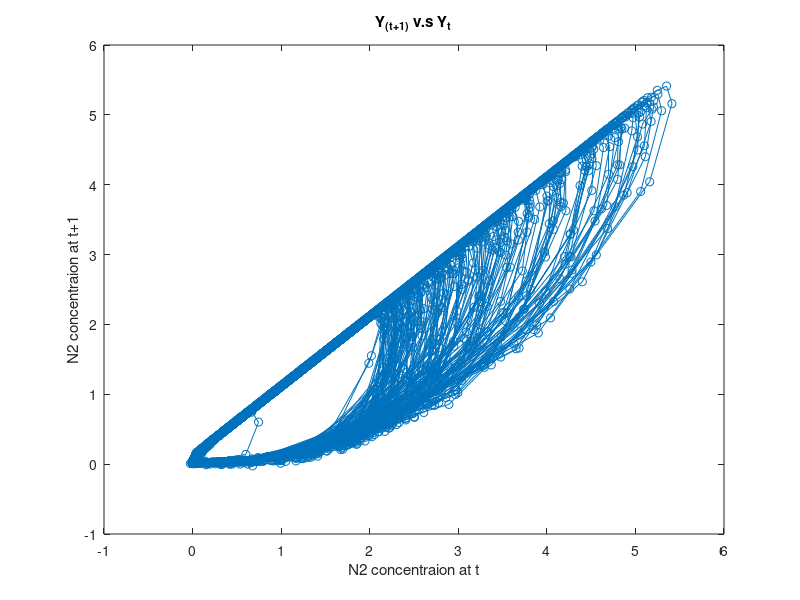
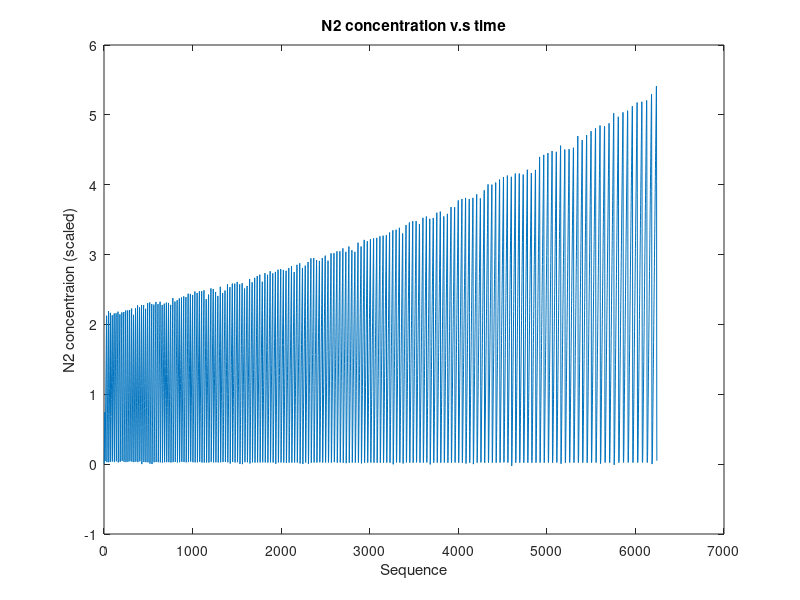
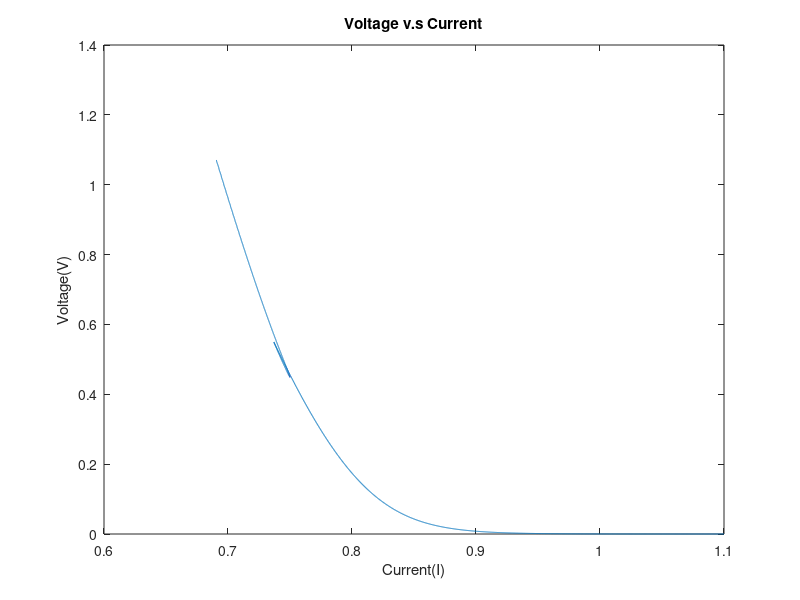
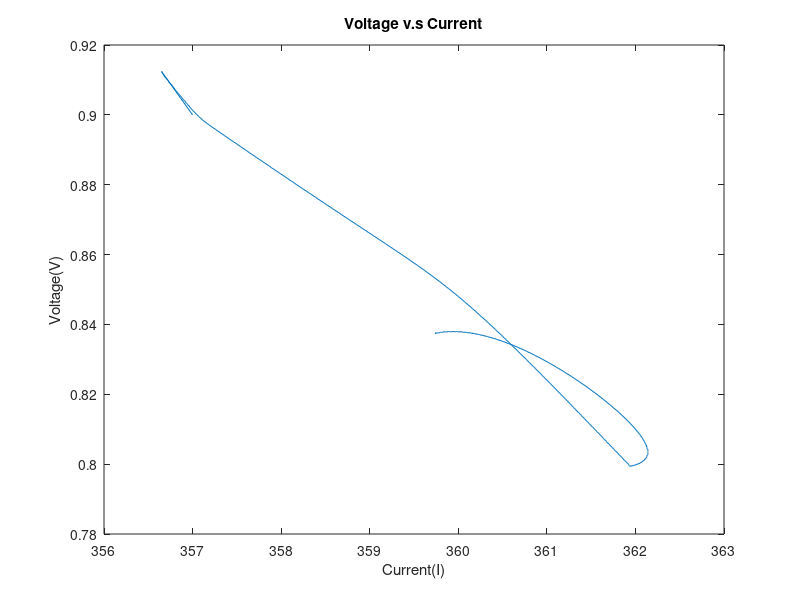

These charts were generated, in order, by the following MATLAB code:
clc
clear all



%%%% data pre process %%%%
File=load('data/data_sim1.mat'); 
train_data=File.data.train_data;
test_data=File.data.test_data;
Y_train=train_data(:,end);
%%% standilization
% feature_mean=mean(train_data(:,1:end));
% feature_std=std(train_data(:,1:end));
% train_data(:,1:end)=(train_data(:,1:end)-feature_mean)./(feature_std);
% test_data(:,1:end)=(test_data(:,1:end)-feature_mean)./(feature_std);

%%% plot time relation %%%
figure (1)
plot(Y_train(1:end-1),Y_train(2:end),'o-')
title('Y_{(t+1)} v.s Y_{t}')
xlabel('N2 concentraion at t')
ylabel('N2 concentraion at t+1')

%% plot Y %%
figure (2)
plot(1:length(Y_train),Y_train,'-')
title('N2 concentration v.s time')
ylabel('N2 concentraion (scaled)')
xlabel('Sequence')

%% plot voltage v.s. Current %%
figure (3)
plot(train_data(:,1),train_data(:,2),'-')
title('Voltage v.s Current')
ylabel('Voltage(V)')
xlabel('Current(I)')


%% plot voltage v.s. Temp %%
figure (4)
plot(train_data(:,3),train_data(:,4),'-')
title('Voltage v.s Current')
ylabel('Voltage(V)')
xlabel('Current(I)')


